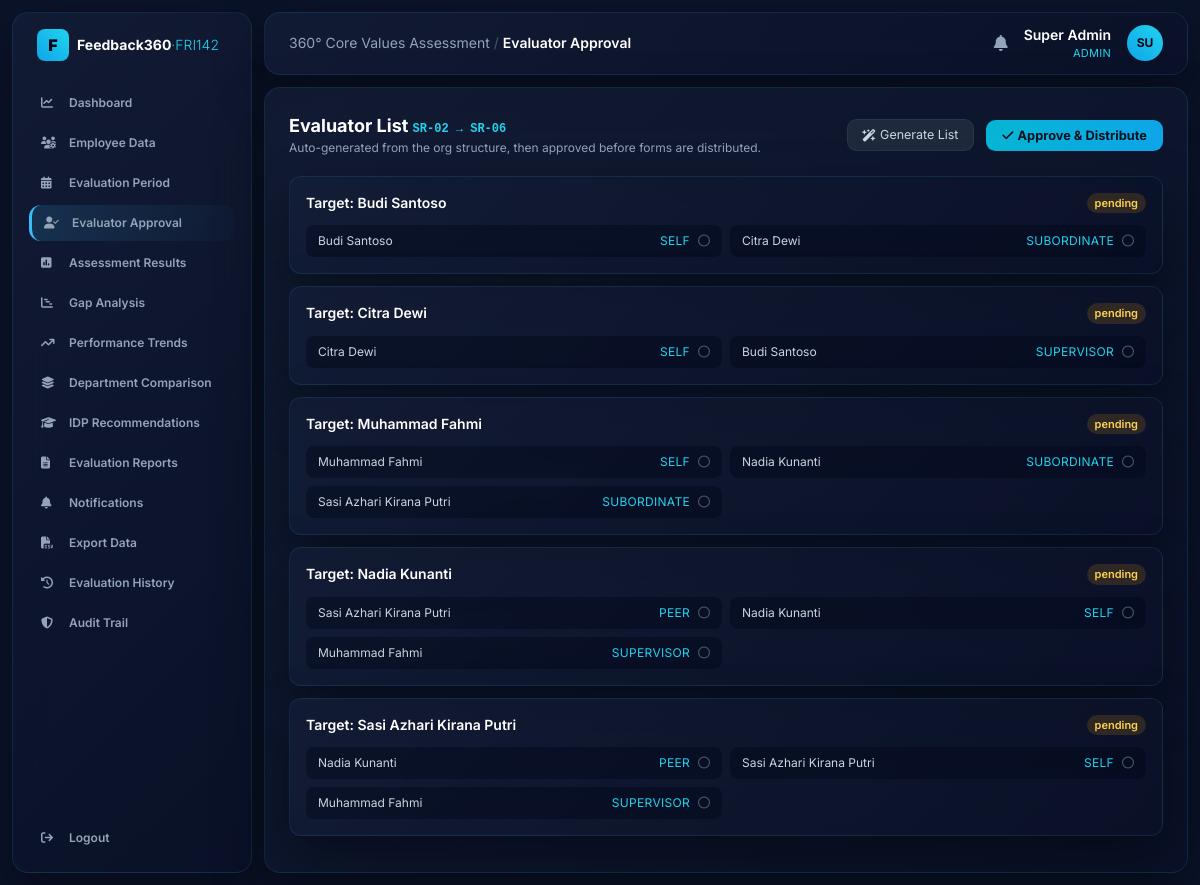
The app's page /evaluators (signed in) with its own data.
### tables this page shows
CREATE TABLE users (
    id INTEGER PRIMARY KEY AUTOINCREMENT,
    username TEXT UNIQUE NOT NULL,
    password_hash TEXT NOT NULL,
    display_name TEXT NOT NULL,
    role TEXT NOT NULL,                -- admin | hr | management | employee
    employee_id INTEGER REFERENCES employees(id)
);

CREATE TABLE assignments (
    id INTEGER PRIMARY KEY AUTOINCREMENT,
    period_id INTEGER NOT NULL REFERENCES periods(id),
    assessee_id INTEGER NOT NULL REFERENCES employees(id),
    evaluator_id INTEGER NOT NULL REFERENCES employees(id),
    relation_type TEXT NOT NULL,           -- self | supervisor | peer | subordinate
    approval_status TEXT NOT NULL DEFAULT 'pending',  -- pending | approved | rejected
    submitted INTEGER NOT NULL DEFAULT 0
);

CREATE TABLE employees (
    id INTEGER PRIMARY KEY AUTOINCREMENT,
    nip TEXT UNIQUE NOT NULL,
    full_name TEXT NOT NULL,
    position TEXT NOT NULL,
    department TEXT NOT NULL,
    supervisor_id INTEGER REFERENCES employees(id)
);

### app.py (the view)
@app.route("/evaluators")
@require("admin", "hr")
def evaluators():
    period = active_period()
    rows = g.db.execute(
        "SELECT a.*, ae.full_name AS assessee, ev.full_name AS evaluator "
        "FROM assignments a "
        "JOIN employees ae ON a.assessee_id=ae.id "
        "JOIN employees ev ON a.evaluator_id=ev.id "
        "WHERE a.period_id=? ORDER BY ae.full_name, a.relation_type", (period["id"],)
    ).fetchall()
    grouped = {}
    for r in rows:
        grouped.setdefault(r["assessee"], []).append(r)
    return render_template("evaluators.html", grouped=grouped, period=period)

### app.py (called while the page is built)
@app.before_request
def load_user():
    g.db = get_db()
    g.user = None
    if "uid" in session:
        g.user = g.db.execute(
            "SELECT * FROM users WHERE id=?", (session["uid"],)
        ).fetchone()

def require(*roles):
    def deco(fn):
        @wraps(fn)
        def wrapper(*a, **kw):
            if not g.user:
                return redirect(url_for("login"))
            if roles and g.user["role"] not in roles:
                abort(403)
            return fn(*a, **kw)
        return wrapper
    return deco

@app.context_processor
def inject_globals():
    unread = 0
    if g.get("user"):
        unread = g.db.execute(
            "SELECT COUNT(*) c FROM notifications WHERE is_read=0 AND "
            "(target_role=? OR target_user_id=?)",
            (g.user["role"], g.user["id"]),
        ).fetchone()["c"]
    return dict(user=g.get("user"), VALUES=VALUES, VALUE_LABELS=VALUE_LABELS,
                TARGET=CORPORATE_TARGET, unread=unread)

def active_period():
    return g.db.execute(
        "SELECT * FROM periods WHERE status='active' ORDER BY id DESC LIMIT 1"
    ).fetchone()

### database.py (called while the page is built)
def get_db():
    conn = sqlite3.connect(DB_PATH)
    conn.row_factory = sqlite3.Row
    conn.execute("PRAGMA foreign_keys = ON")
    return conn

### templates/evaluators.html
{% extends "base.html" %}
{% block heading %}Evaluator Approval{% endblock %}
{% block body %}
<div class="flex items-center justify-between mb-5">
  <div><h2 class="text-lg font-bold text-white">Evaluator List <span class="text-xs text-cyan-400 font-mono">SR-02 → SR-06</span></h2>
    <p class="text-xs text-slate-400">Auto-generated from the org structure, then approved before forms are distributed.</p></div>
  <div class="space-x-2">
    <a href="{{ url_for('evaluators_generate') }}" class="btn-ghost"><i class="fa-solid fa-wand-magic-sparkles mr-1"></i>Generate List</a>
    <a href="{{ url_for('evaluators_decide',decision='approve') }}" class="btn"><i class="fa-solid fa-check mr-1"></i>Approve &amp; Distribute</a>
  </div>
</div>
{% for assessee, items in grouped.items() %}
<div class="glossy rounded-xl p-4 mb-3">
  <div class="flex items-center justify-between mb-3">
    <h3 class="text-sm font-semibold text-white">Target: {{ assessee }}</h3>
    {% set st = items[0]['approval_status'] %}
    <span class="px-2 py-0.5 rounded-full text-[11px] font-semibold
      {{ 'bg-emerald-500/15 text-emerald-300' if st=='approved' else 'bg-amber-500/15 text-amber-300' if st=='pending' else 'bg-rose-500/15 text-rose-300' }}">{{ st }}</span>
  </div>
  <div class="grid md:grid-cols-2 gap-2">
    {% for it in items %}
    <div class="flex items-center justify-between bg-slate-950/40 rounded-lg px-3 py-2 text-xs">
      <span class="text-slate-300">{{ it['evaluator'] }}</span>
      <span class="flex items-center gap-2">
        <span class="text-cyan-400 uppercase tracking-wide">{{ it['relation_type'] }}</span>
        {% if it['submitted'] %}<i class="fa-solid fa-circle-check text-emerald-400" title="submitted"></i>
        {% else %}<i class="fa-regular fa-circle text-slate-600" title="waiting"></i>{% endif %}
      </span></div>
    {% endfor %}
  </div>
</div>
{% else %}
<p class="text-sm text-slate-400">No assignments yet — click <strong>Generate List</strong> to build the 360 evaluator set.</p>
{% endfor %}
{% endblock %}

### templates/base.html (shortened to what this page needs)
<!DOCTYPE html>
<html lang="en">
<head>
<script src="https://cdn.tailwindcss.com"></script>
<link rel="stylesheet" href="https://cdnjs.cloudflare.com/ajax/libs/font-awesome/6.4.0/css/all.min.css">
</head>
<body class="text-slate-200 min-h-screen">
{% if user %}
<div class="flex min-h-screen">
  <aside class="w-60 shrink-0 glossy m-3 rounded-2xl p-4 flex flex-col">
    <div class="flex items-center gap-2 px-2 mb-6">
      <div class="w-8 h-8 bg-gradient-to-tr from-sky-500 to-cyan-400 rounded-lg flex items-center justify-center text-slate-950 font-black">F</div>
      <span class="text-sm font-bold text-white leading-tight">Feedback360<span class="text-cyan-400 font-light">·FRI142</span></span>
    </div>
    {% set R = user['role'] %}
    <nav class="space-y-1 text-xs font-semibold flex-grow">
      {% macro link(ep,icon,label) %}
        <a href="{{ url_for(ep) }}" class="flex items-center gap-3 px-3 py-2.5 rounded-xl navlink {{ 'nav-active' if request.endpoint==ep }}">
          <i class="fa-solid {{ icon }} w-4"></i><span>{{ label }}</span></a>
      {% endmacro %}
      {% if R in ['admin','hr','management'] %}{{ link('dashboard','fa-chart-line','Dashboard') }}{% endif %}
      {% if R in ['admin','hr'] %}{{ link('employees','fa-users-gear','Employee Data') }}{% endif %}
      {% if R in ['admin','hr'] %}{{ link('periods','fa-calendar-days','Evaluation Period') }}{% endif %}
      {% if R in ['admin','hr'] %}{{ link('evaluators','fa-user-check','Evaluator Approval') }}{% endif %}
      {% if R in ['admin','hr','management'] %}{{ link('results','fa-square-poll-vertical','Assessment Results') }}{% endif %}
      {% if R in ['admin','hr','management'] %}{{ link('gap','fa-chart-gantt','Gap Analysis') }}{% endif %}
      {% if R in ['admin','hr','management'] %}{{ link('trends','fa-arrow-trend-up','Performance Trends') }}{% endif %}
      {% if R in ['admin','hr','management'] %}{{ link('departments','fa-layer-group','Department Comparison') }}{% endif %}
      {% if R in ['admin','hr','management'] %}{{ link('idp','fa-graduation-cap', 'IDP Summary' if R=='management' else 'IDP Recommendations') }}{% endif %}
      {% if R in ['admin','hr','management'] %}{{ link('reports','fa-file-lines','Evaluation Reports') }}{% endif %}
      {{ link('notifications','fa-bell','Notifications') }}
      {% if R in ['admin','hr'] %}<a href="{{ url_for('export_data') }}" class="flex items-center gap-3 px-3 py-2.5 rounded-xl navlink"><i class="fa-solid fa-file-csv w-4"></i><span>Export Data</span></a>{% endif %}
      {% if R in ['admin','hr','management'] %}{{ link('history','fa-clock-rotate-left','Evaluation History') }}{% endif %}
      {% if R in ['admin','hr'] %}{{ link('audit','fa-shield-halved','Audit Trail') }}{% endif %}
    </nav>
    <a href="{{ url_for('logout') }}" class="flex items-center gap-3 px-3 py-2.5 rounded-xl navlink text-xs font-semibold mt-2">
      <i class="fa-solid fa-arrow-right-from-bracket w-4"></i><span>Logout</span></a>
  </aside>
  <div class="flex-grow p-3 pl-0">
    <header class="glossy rounded-2xl px-6 py-3 flex justify-between items-center mb-3">
      <div class="text-sm text-slate-400">360° Core Values Assessment <span class="text-slate-600">/</span>
        <span class="text-white font-semibold">{{ self.heading() }}</span></div>
      <div class="flex items-center gap-4">
        <a href="{{ url_for('notifications') }}" class="relative text-slate-400 hover:text-white">
          <i class="fa-solid fa-bell"></i>
        </a>
        <div class="text-right">
          <div class="text-sm font-semibold text-white">{{ user['display_name'] }}</div>
          <div class="text-[11px] text-cyan-400 uppercase tracking-wide">{{ user['role'] }}</div>
        </div>
        <div class="w-9 h-9 rounded-full bg-gradient-to-tr from-sky-500 to-cyan-400 flex items-center justify-center text-slate-950 font-bold text-xs">
          {{ user['display_name'][:2]|upper }}</div>
      </div>
    </header>
    <main class="glossy rounded-2xl p-6 min-h-[70vh]">{% block body %}{% endblock %}</main>
  </div>
</div>
{% else %}{% block plain %}{% endblock %}{% endif %}
</body>
</html>

### templates/base.html (style rules this page uses)
body { font-family:'Inter',sans-serif;background:#0b1329 }
.glossy { background:linear-gradient(135deg,rgba(20,30,55,.75),rgba(10,17,40,.85)); backdrop-filter:blur(20px);border:1px solid rgba(56,189,248,.12); box-shadow:0 20px 50px rgba(0,0,0,.4) }
.nav-active { background:linear-gradient(90deg,rgba(56,189,248,.15),rgba(56,189,248,.02)); border-left:3px solid #38bdf8;color:#fff }
.navlink { color:#94a3b8 }
.btn { background:linear-gradient(90deg,#06b6d4,#0ea5e9);color:#04111f;font-weight:700; padding:.5rem 1rem;border-radius:.6rem;font-size:.8rem }
.btn-ghost { background:#1e293b;color:#cbd5e1;padding:.45rem .9rem;border-radius:.6rem;font-size:.78rem;border:1px solid rgba(255,255,255,.06) }

### records on screen
users: display_name "Super Admin", role "ADMIN", display_name "SU"
assignments: full_name "Budi Santoso", approval_status "pending", evaluator "Budi Santoso", relation_type "SELF", submitted 0 (drawn)
assignments: evaluator "Citra Dewi", relation_type "SUBORDINATE", submitted 0 (drawn)
assignments: full_name "Citra Dewi", approval_status "pending", evaluator "Citra Dewi", relation_type "SELF", submitted 0 (drawn)
assignments: evaluator "Budi Santoso", relation_type "SUPERVISOR", submitted 0 (drawn)
assignments: full_name "Muhammad Fahmi", approval_status "pending", evaluator "Muhammad Fahmi", relation_type "SELF", submitted 0 (drawn)
assignments: evaluator "Nadia Kunanti", relation_type "SUBORDINATE", submitted 0 (drawn)
assignments: evaluator "Sasi Azhari Kirana Putri", relation_type "SUBORDINATE", submitted 0 (drawn)
assignments: full_name "Nadia Kunanti", approval_status "pending", evaluator "Sasi Azhari Kirana Putri", relation_type "PEER", submitted 0 (drawn)
assignments: evaluator "Nadia Kunanti", relation_type "SELF", submitted 0 (drawn)
assignments: evaluator "Muhammad Fahmi", relation_type "SUPERVISOR", submitted 0 (drawn)
assignments: full_name "Sasi Azhari Kirana Putri", approval_status "pending", evaluator "Nadia Kunanti", relation_type "PEER", submitted 0 (drawn)
assignments: evaluator "Sasi Azhari Kirana Putri", relation_type "SELF", submitted 0 (drawn)
assignments: evaluator "Muhammad Fahmi", relation_type "SUPERVISOR", submitted 0 (drawn)
